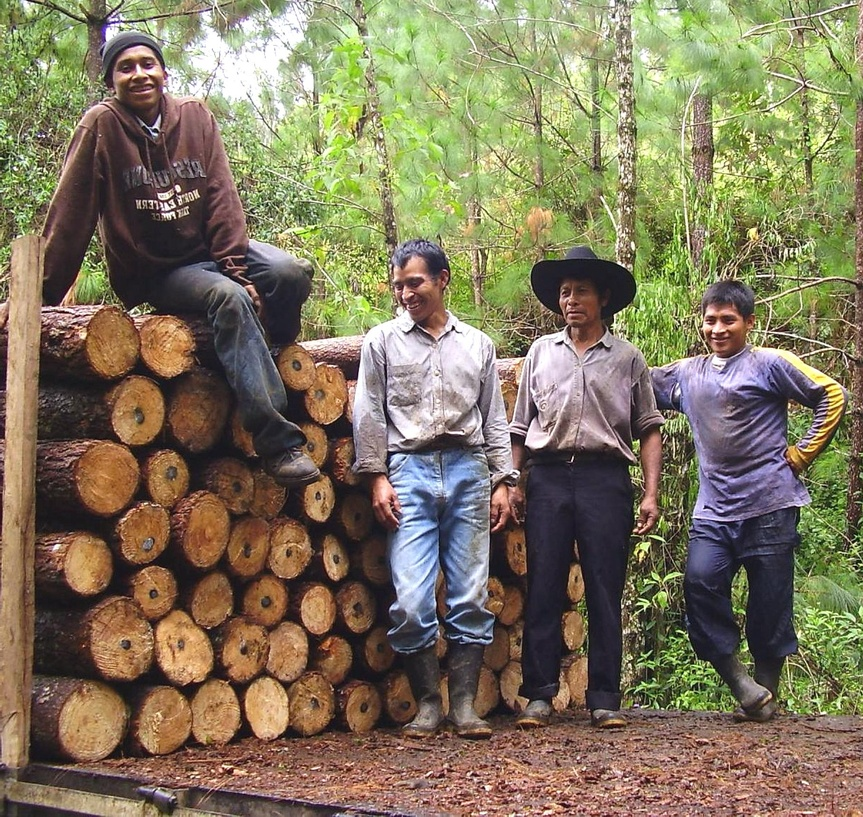
#> input picture chapter5/woodcutters.jpeg, 863 x 817 px, shrunk from 1816 x 1720 before the run
$ jupyter execute --allow-errors chap5.ipynb
#> lines starting #> are read from the running program, lines starting #| are printed output that depends on the picture; after the words box and inside, x2 and y2 are one past the last pixel; in counts of white or black regions, pixels touching at a corner belong together
# Detecting and Recognizing Faces

- Understanding Haar cascades.
- Finding the pre-trained Haar cascades that come with OpenCV. These includeseveral face detectors.
- Using Haar cascades to detect faces in still images and videos.
- Gathering images to train and test a face recognizer.
- Using several different face recognition algorithms: Eigenfaces, Fisherfaces, and Local Binary Pattern Histograms (LBPHs).
- Copying rectangular regions from one image to another, with or without a mask.
- Using a depth camera to distinguish between a face and the background basedon depth.
- Swapping two people's faces in an interactive application

[cell 1]
import cv2
import numpy as np
import matplotlib.pyplot as plt

[cell 2]
face_cascade = cv2.CascadeClassifier('./cascades/haarcascade_frontalface_default.xml')
img = cv2.imread('./woodcutters.jpeg')
#> img is the input picture: shape (817, 863, 3); mean B, G, R 93.4, 118.6, 128
gray = cv2.cvtColor(img, code=cv2.COLOR_BGR2GRAY)
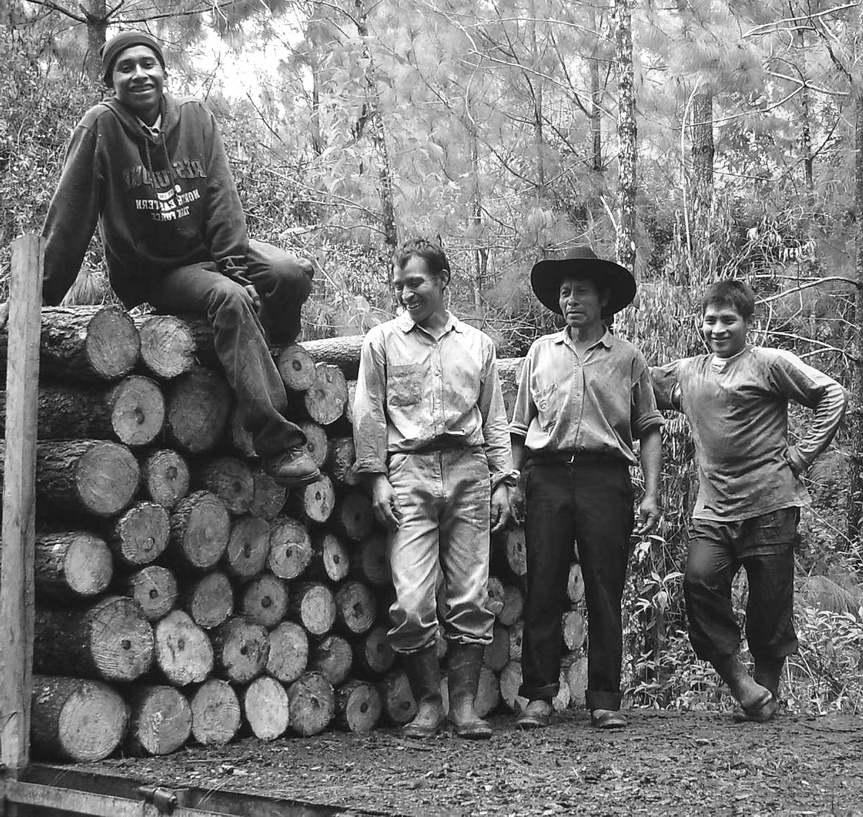
#> gray: shape (817, 863); min 1, max 255, mean 118.5

faces = face_cascade.detectMultiScale(gray, scaleFactor=1.08, minNeighbors=5)
#> faces = [[201, 686, 48, 48], [263, 518, 56, 56], [106, 41, 63, 63], [692, 299, 54, 54], [242, 682, 53, 53], [59, 693, 64, 64]]
for (x, y, w, h) in faces:
    img = cv2.rectangle(img, pt1=(x,y), pt2=(x+w,y+h), color=(0, 255, 0), thickness=2)
#> this loop made 6 passes
#> pass 1, `img = cv2.rectangle(img, pt1=(x,y), pt2=(x+w,y+h), color=(0, 255, 0), ..`:
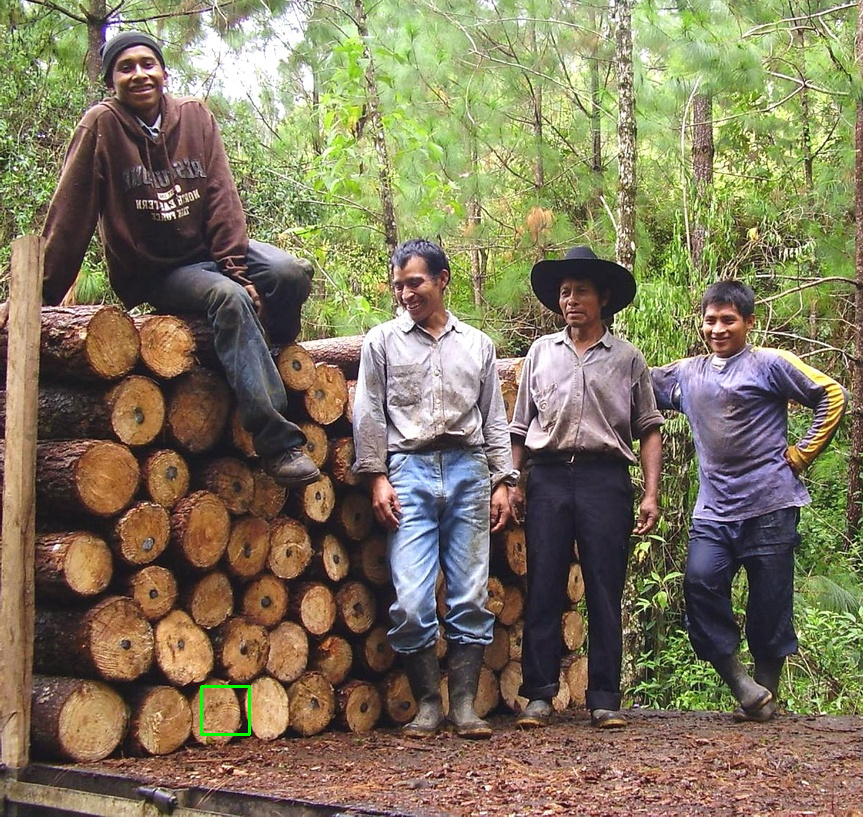
#> img: shape (817, 863, 3); 0.08% of pixels changed, all inside (x1, y1, x2, y2) = (200, 685, 251, 736)
#> pass 2, `img = cv2.rectangle(img, pt1=(x,y), pt2=(x+w,y+h), color=(0, 255, 0), ..`:
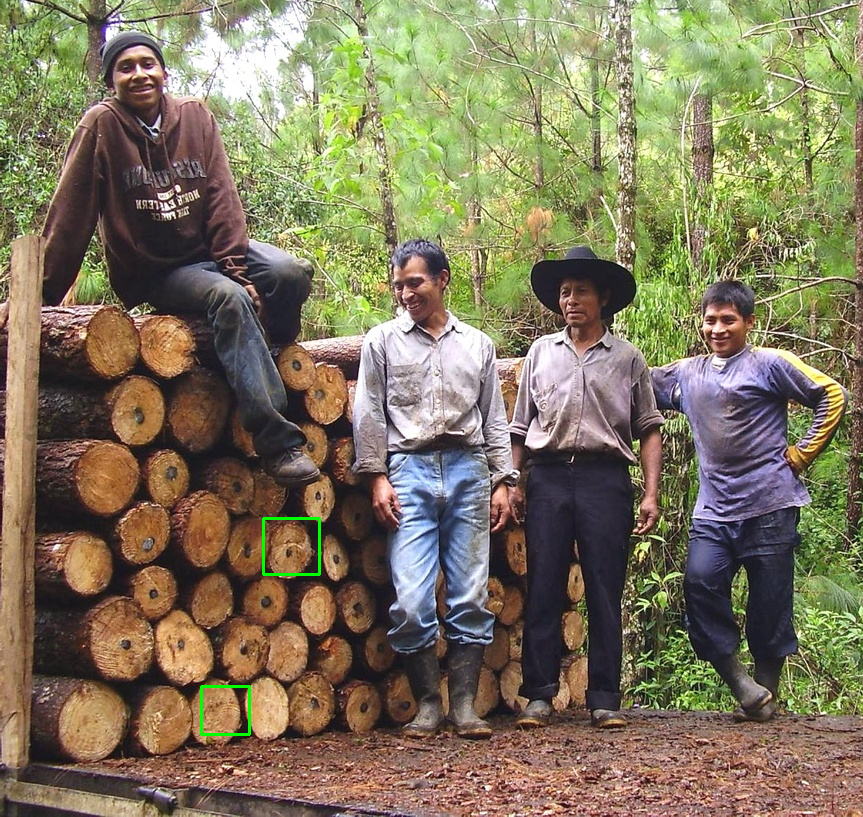
#> img: shape (817, 863, 3); 0.09% of pixels changed, all inside (x1, y1, x2, y2) = (262, 517, 321, 576)
#> pass 3, `img = cv2.rectangle(img, pt1=(x,y), pt2=(x+w,y+h), color=(0, 255, 0), ..`:
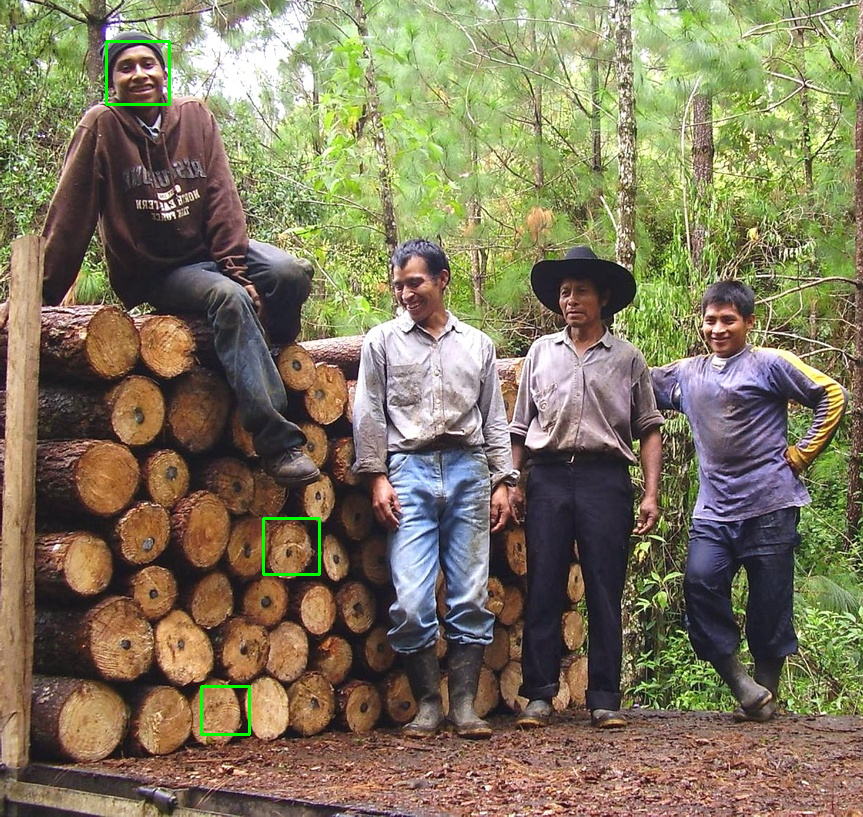
#> img: shape (817, 863, 3); 0.11% of pixels changed, all inside (x1, y1, x2, y2) = (105, 40, 171, 106)
#> after the loop:
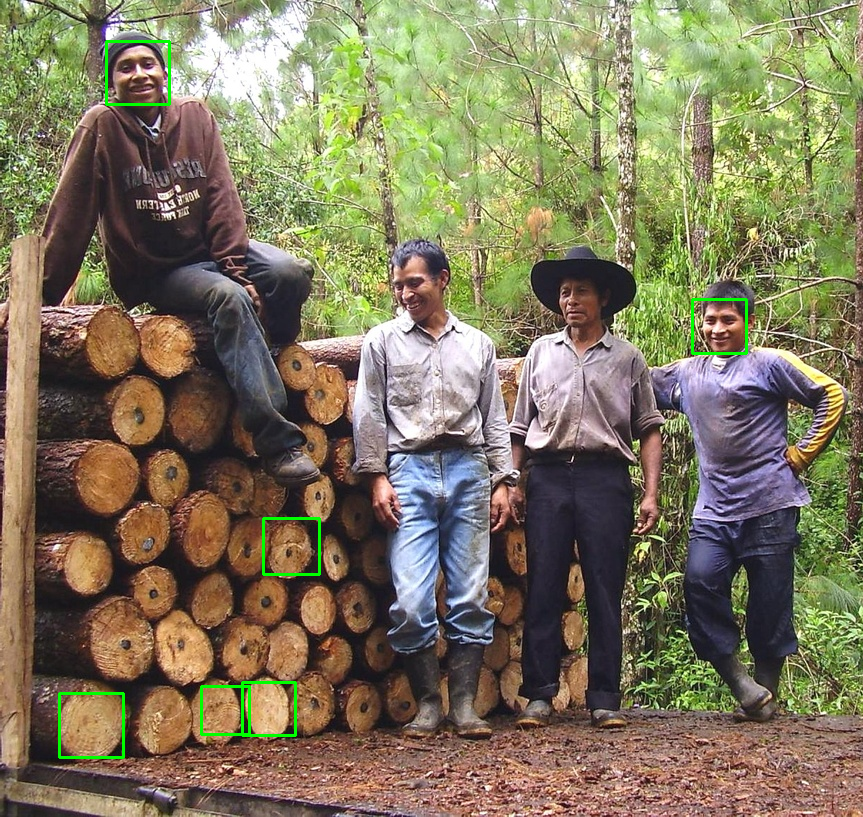
#> img: shape (817, 863, 3); 0.28% of pixels changed, all inside (x1, y1, x2, y2) = (58, 298, 748, 759)
cv2.imwrite('./woodcutters_detected.jpg', img)

# this is so sad :v most of the woods are classified as a human face
plt.imshow(img)
